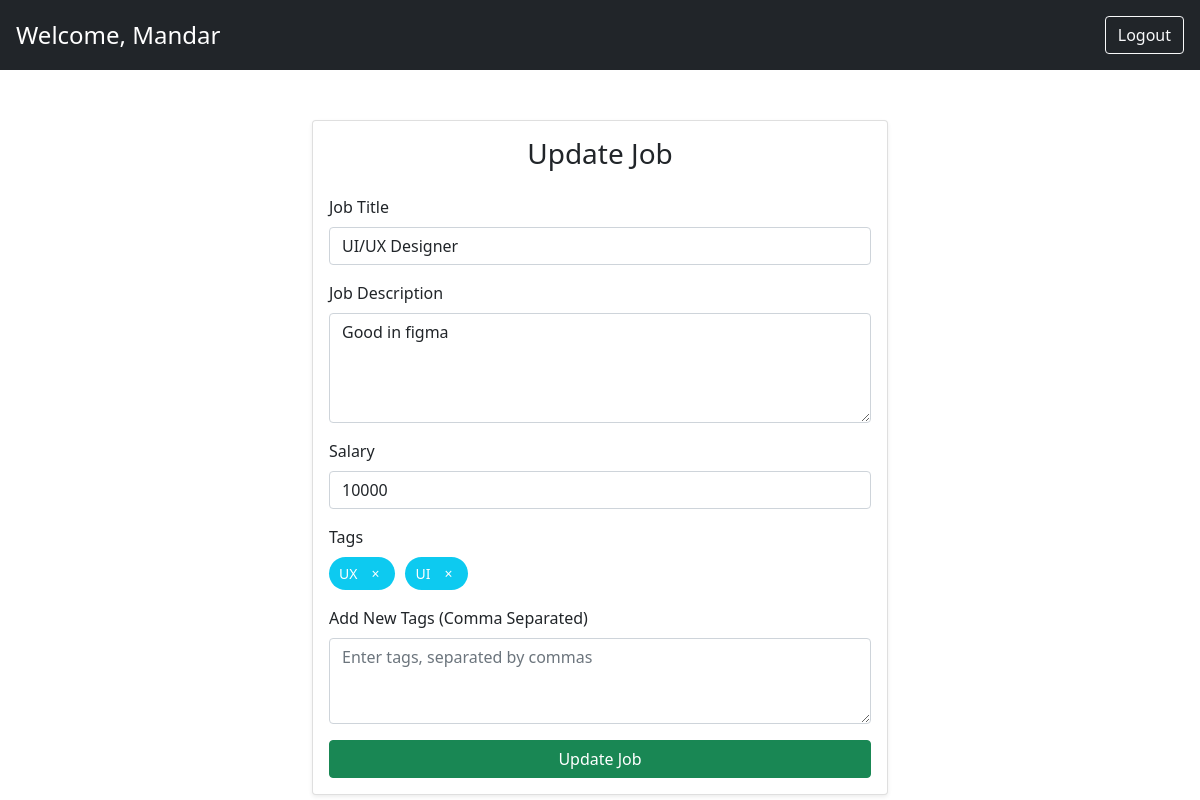
/job/update/2/ (signed in), run on an earlier commit of the app's database.
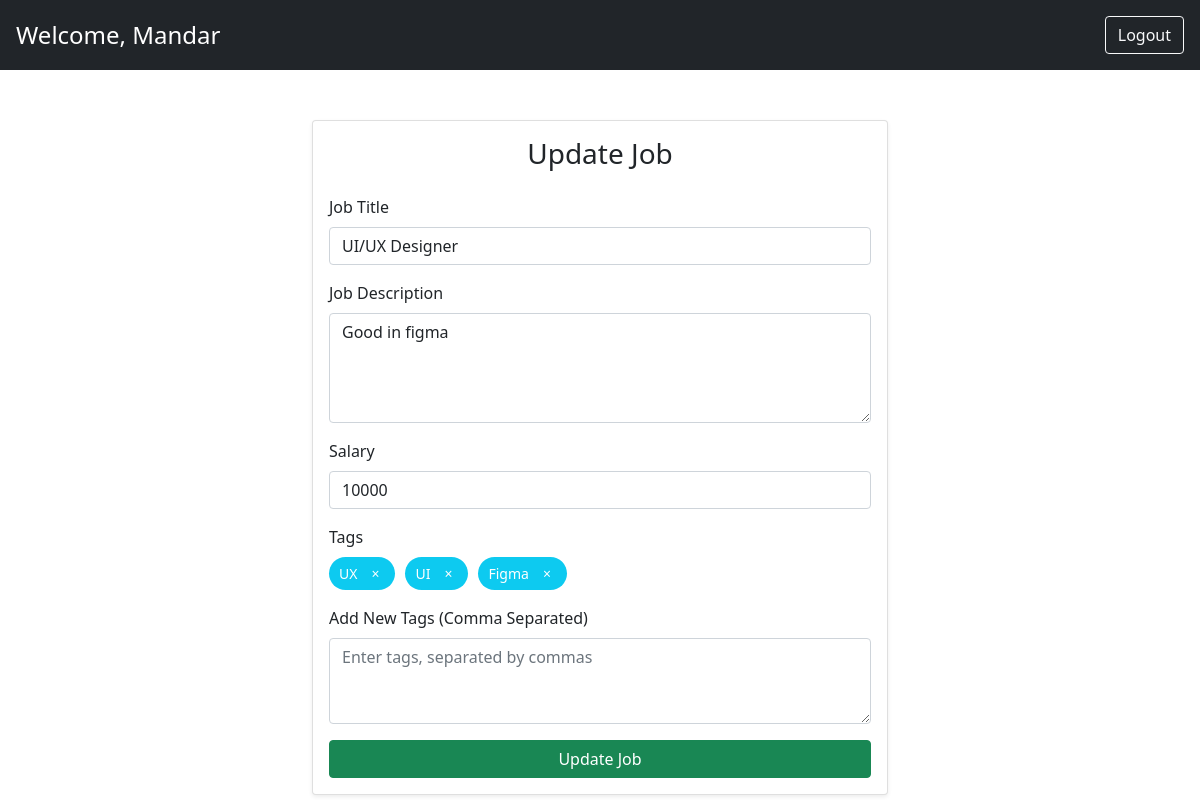
And on a later commit of the database.
### jobs/models.py (models this page shows, shortened)
class Tag(models.Model):
    tag = models.CharField(max_length=35)
    job = models.ForeignKey(Job,on_delete=models.CASCADE,null=False)

### jobs/views.py (the view)
# urls.py: path('update/<int:id>/',update_job,name="updatejob"),
@login_required
@company_required
def update_job(request, id):
    job = get_object_or_404(Job, id=id)
    company = Company.objects.filter(user=request.user).first()
    if job.company != company:
        return JsonResponse({'error':'401','message':'something went wrong'})
    if request.method == 'POST':
        form = JobForm(request.POST, instance=job)
        if form.is_valid():
            job = form.save()  # Save the updated job
            tags = form.cleaned_data.get('tags')
            if tags:
                tag_list = [tag.strip() for tag in tags.split(',')]  # Split and clean the tags
                Tag.objects.filter(job=job).delete()
                for tag in tag_list:
                    Tag.objects.get_or_create(tag=tag, job=job)
            return redirect('home')
        else:
            print(form.errors)
        return render(request, 'update-job.html', {'form': form, 'job': job})
    else:
        tags = Tag.objects.filter(job=job)  # Get tags associated with the job
        form = JobForm(instance=job)
        return render(request, 'update-job.html', {'form': form, 'job': job, 'tags': tags})

### jobs/forms.py
class JobForm(forms.ModelForm):
    tags = forms.CharField(
        required=False,
        widget=forms.Textarea(attrs={'placeholder': 'Enter tags separated by commas'}),
        label="Tags"
    )
    class Meta:
        model = Job
        fields = ['title', 'description','salary','tags']

### authentication/templates/update-job.html (shortened to what this page needs)
<!DOCTYPE html>
<html lang="en">
<head>
    <link href="https://cdn.jsdelivr.net/npm/bootstrap@5.0.2/dist/css/bootstrap.min.css" rel="stylesheet">
</head>
<body>
    <div class="bg-dark text-white p-3">
        <div class="d-flex justify-content-between align-items-center">
            <div class="fs-4">Welcome, {{user.first_name}}</div>
            <div>
                <a href="/auth/logout/" class="btn btn-outline-light ms-2">Logout</a>
            </div>
        </div>
    </div>
    <div class="container">
        <div class="card shadow-sm">
            <div class="card-body">
                <h3 class="card-title text-center mb-4">Update Job</h3>
                <form method="post">
                    <div class="mb-3">
                        <label for="title" class="form-label">Job Title</label>
                        <input type="text" id="title" name="title" class="form-control" value="{{ job.title }}" required>
                    </div>
                    <div class="mb-3">
                        <label for="description" class="form-label">Job Description</label>
                        <textarea id="description" name="description" class="form-control" rows="4" required>{{ job.description }}</textarea>
                    </div>
                    <div class="mb-3">
                        <label for="salary" class="form-label">Salary</label>
                        <input type="number" id="salary" name="salary" class="form-control" value="{{ job.salary }}" required>
                    </div>
                    <div class="mb-3">
                        <label for="tags" class="form-label">Tags</label>
                        <div class="tag-container" id="tags-container">
                            {% for tag in tags %}
                                <div class="tag-item" id="tag-{{ tag.id }}">
                                    {{ tag.tag }}
                                    <button type="button" class="remove-btn" onclick="removeTag('{{ tag.id }}', '{{ tag.tag }}')">&times;</button>
                                </div>
                            {% endfor %}
                        </div>
                    </div>
                    <div class="mb-3">
                        <label for="tags_input" class="form-label">Add New Tags (Comma Separated)</label>
                        <textarea id="tags_input" name="tags" class="form-control" rows="3" placeholder="Enter tags, separated by commas"></textarea>
                    </div>
                    <div class="d-grid gap-2">
                        <button type="button" onclick="solve()" class="btn btn-success">Update Job</button>
                    </div>
                </form>
            </div>
        </div>
    </div>
</body>
</html>

What changed in the data, as far as the page shows it:
added Tag: tag "Figma"
